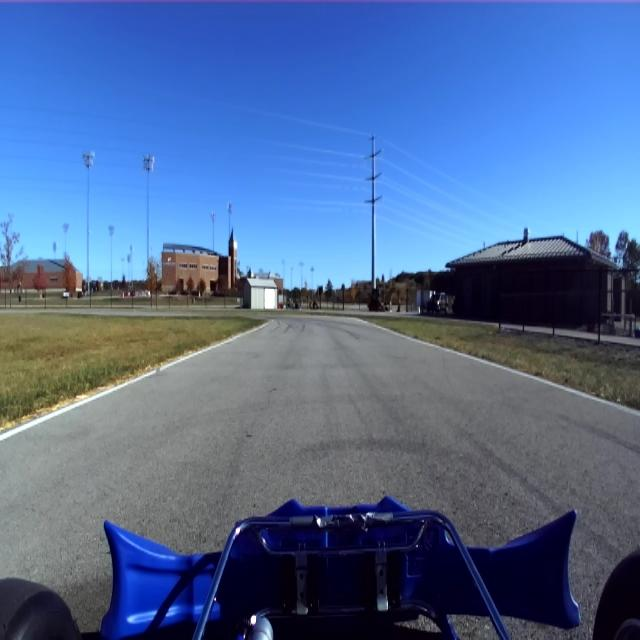
#> input picture road.jpg, 640 x 640 px
$ python script.py
#> lines starting #> are read from the running program, lines starting #| are printed output that depends on the picture; after the words box and inside, x2 and y2 are one past the last pixel; in counts of white or black regions, pixels touching at a corner belong together
import cv2
import numpy as np


img = cv2.imread("road.jpg")
#> img is the input picture: shape (640, 640, 3); mean B, G, R 149.3, 106.7, 80.9

h, w = img.shape[:2]
#> h = 640; w = 640


src = np.float32([
    [60, 420],#bl
    [620, 420],#br
    [350, 320],#tr
    [280, 320]#tl
])

dst = np.float32([
    [200, 480],
    [440, 480],
    [440, 0],
    [200, 0]
])


M = cv2.getPerspectiveTransform(src, dst)


bird_eye = cv2.warpPerspective(img, M, (w, h))
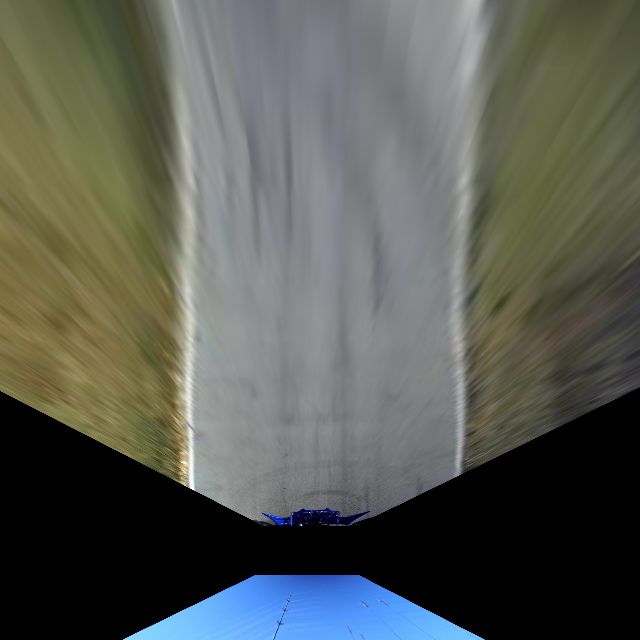
#> bird_eye: shape (640, 640, 3); mean B, G, R 83.7, 90.9, 87.8


for p in src:
    cv2.circle(img, tuple(p.astype(int)), 8, (0,0,255), -1)
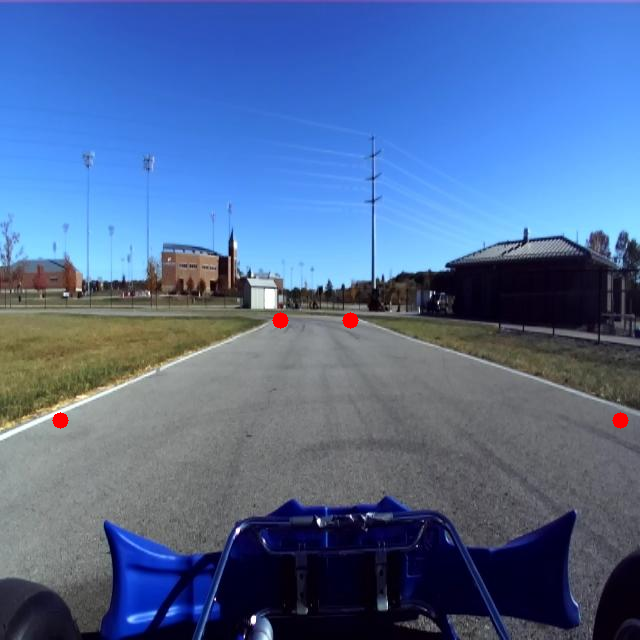
#> img: shape (640, 640, 3); 0.19% of pixels changed, all inside (x1, y1, x2, y2) = (52, 312, 629, 429)


cv2.imshow("Original", img)
cv2.imshow("Bird Eye View", bird_eye)

cv2.waitKey(0)
cv2.destroyAllWindows()
